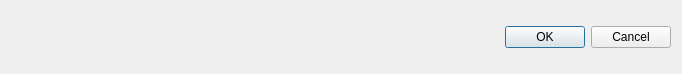
<?xml version="1.0" encoding="UTF-8"?>
<ui version="4.0">
 <class>ZMultiInputDialog</class>
 <widget class="QDialog" name="ZMultiInputDialog">
  <property name="geometry">
   <rect>
    <x>0</x>
    <y>0</y>
    <width>682</width>
    <height>74</height>
   </rect>
  </property>
  <property name="windowTitle">
   <string>Dialog</string>
  </property>
  <layout class="QVBoxLayout" name="verticalLayout">
   <item>
    <widget class="QDialogButtonBox" name="buttonBox">
     <property name="orientation">
      <enum>Qt::Horizontal</enum>
     </property>
     <property name="standardButtons">
      <set>QDialogButtonBox::Cancel|QDialogButtonBox::Ok</set>
     </property>
    </widget>
   </item>
  </layout>
 </widget>
 <resources/>
 <connections>
  <connection>
   <sender>buttonBox</sender>
   <signal>accepted()</signal>
   <receiver>ZMultiInputDialog</receiver>
   <slot>accept()</slot>
   <hints>
    <hint type="sourcelabel">
     <x>248</x>
     <y>254</y>
    </hint>
    <hint type="destinationlabel">
     <x>157</x>
     <y>274</y>
    </hint>
   </hints>
  </connection>
  <connection>
   <sender>buttonBox</sender>
   <signal>rejected()</signal>
   <receiver>ZMultiInputDialog</receiver>
   <slot>reject()</slot>
   <hints>
    <hint type="sourcelabel">
     <x>316</x>
     <y>260</y>
    </hint>
    <hint type="destinationlabel">
     <x>286</x>
     <y>274</y>
    </hint>
   </hints>
  </connection>
 </connections>
</ui>
